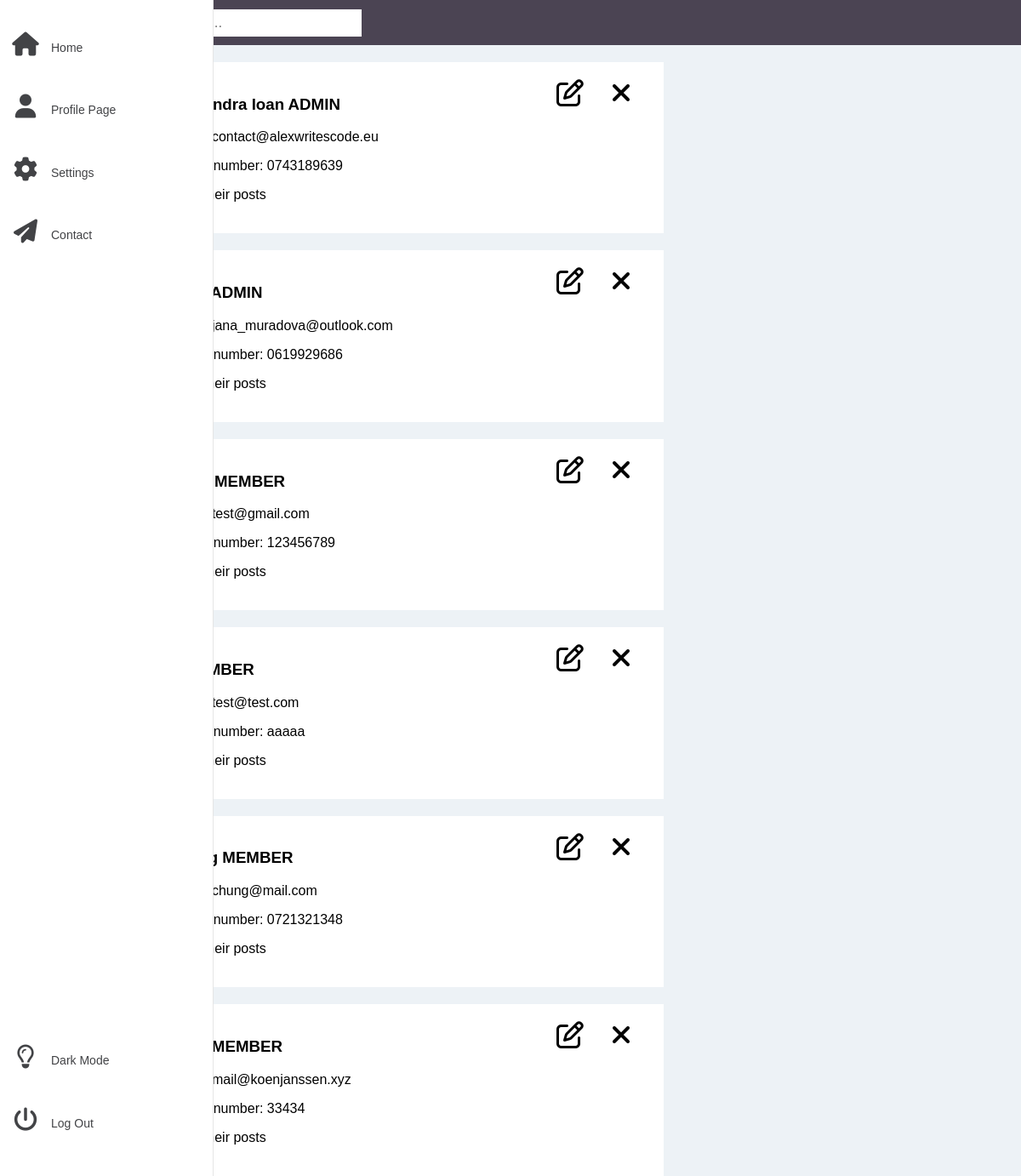
Screenshot of /views/adminUsersView.php with the database file from the repository.
### tables this page shows
CREATE TABLE `users` (
  `Id` int(5) NOT NULL,
  `Name` varchar(30) NOT NULL,
  `Email` varchar(30) NOT NULL,
  `Number` varchar(15) NOT NULL,
  `Password` varchar(10) NOT NULL,
  `Type` text NOT NULL
);

### model/dbh.class.php (called while the page is built)
<?php
class Dbh {
    private $host = 'remotemysql.com';
    private $user = 'jBpfdZcUF7';
    private $pwd = 'g8BqbMJpQR';
    private $dbName = 'jBpfdZcUF7';
    protected function connect() {
        $conn = new PDO("mysql:host=$this->host;dbname=$this->dbName", $this->user, $this->pwd);
        $conn->setAttribute(PDO::ATTR_ERRMODE, PDO::ERRMODE_EXCEPTION);
        return $conn;
    }
}

### model/user.class.php (called while the page is built, shortened)
<?php
class UserDB extends Dbh
{
    public function getUsers()
    {
        $sql = "SELECT * FROM users";
        $stmt = $this->connect()->query($sql);
        return $stmt;
    }
}

### views/adminUsersView.php (the view, shortened to what this page needs)
<?php
require_once("../templates/menu.php");
$userObj = new UserDB();
$userObj = $userObj->getUsers();
?>
<html>
<body class="light-theme" id="data-div">
  <div class="a-row">
    <div class="a-left">
      <?php foreach ($userObj as $user) : ?>
        <div class="a-card">
          <div class="postFunctions">
            <?php
              echo '<a href="editUsers.php?id=' . $user['Id'] . '"><i class="fa fa-edit fa-2x"></i></a>';
              echo '<a onclick="deleteUser(' . $user['Id'] . ')"><i class="fa fa-times fa-2x"></i></a>';
              ?>
          </div>
          <h3><?php echo $user['Name']; echo " "; echo $user['Type'] ?></h3>
          <p>Email: <?php echo $user['Email'] ?></p>
          <p>Phone number: <?php echo $user['Number'] ?></p>
          <?php echo '<p><a href="profilePage.php?user=' . $user['Id'] . '">View their posts</a></p>'; ?>
        </div>
      <?php endforeach ?>
</body>
</html>

### templates/menu.php (shortened to what this page needs)
<html>
<head>
  <link rel="stylesheet" href="../css/style.css" />
  <link rel="stylesheet" href="https://cdnjs.cloudflare.com/ajax/libs/font-awesome/4.7.0/css/font-awesome.min.css">
</head>
<body class="light-theme">
  <div clas="a-vertical-menu" id="myMenu">
    <nav class="main-menu" id="resp">
      <ul>
        <li>
          <a href="feedPage.php">
            <i class="fa fa-home fa-2x"></i>
            <span class="nav-text"> Home </span>
          </a>
        </li>
        <li class="has-subnav">
          <a href="profilePage.php">
            <i class="fa fa-user fa-2x"></i>
            <span class="nav-text"> Profile Page </span>
          </a>
        </li>
        <li>
          <a href="#">
            <i class="fa fa-gear fa-2x"></i>
            <span class="nav-text"> Settings </span>
          </a>
        </li>
        <li>
          <a href="../views/contact.php">
            <i class="fa fa-send fa-2x"></i>
            <span class="nav-text"> Contact </span>
          </a>
        </li>
      </ul>
      <ul class="logout">
        <li>
          <a onclick="dark()" href="javascript:void(0);">
            <i class="fa fa-lightbulb-o fa-2x" aria-hidden="true"></i>
            <span class="nav-text"> Dark Mode </span>
          </a>
        </li>
        <li><a onclick="logout()">
            <i class="fa fa-power-off fa-2x"></i>
            <span class="nav-text">Log Out </span>
          </a>
        </li>
      </ul>
    </nav>
  </div>
  <div class="topnav">
    <div class="a-search-bar">
      <input id="searchString" type="text" onkeypress="return searchKeyPress(event);" placeholder="Search.." />
    </div>
  </div>

### css/style.css (style rules this page uses)
.light-theme { --menu: white; --menuFont: #424346; --cards: #ffffff; --mainBg: #edf2f6; --fontColor: black; --topNav: #4b4453; }
* { transition: background-color 0.6s ease, color 1s ease; }
body { margin: 0; font-family: "Franklin Gothic Medium", "Arial Narrow", Arial, sans-serif; background-color: var(--mainBg); }
a { text-decoration: none; color: var(--fontColor); cursor: pointer; }
.a-left { position: relative; float: left; width: 50%; left: 15%; }
.a-card { background-color: var(--cards); padding: 20px; margin-top: 20px; color: var(--fontColor); }
.a-row:after { content: ""; display: table; clear: both; }
.a-search-bar input[type="text"] { padding: 6px; border: none; margin-top: 8px; font-size: 17px; }
.fa-2x { font-size: 2em; }
.fa,.fas { position: relative; display: table-cell; width: 60px; height: 36px; text-align: center; vertical-align: middle; font-size: 20px; }
.main-menu { background: var(--menu); border-right: 1px solid #e5e5e5; position: absolute; top: 0; bottom: 0; height: 100%; left: 0; width: 60px; overflow: hidden; transition: width 1s; z-index: 9000; }
.main-menu ul { margin: 7px 0; }
.main-menu li { position: relative; display: block; width: 250px; }
.main-menu li a { margin-bottom: 15%; position: relative; display: table; border-collapse: collapse; border-spacing: 0; color: var(--menuFont); font-family: arial; font-size: 14px; margin-top: 15%; text-decoration: none; transition: width 0.1s; }
.main-menu .nav-text { position: relative; display: table-cell; vertical-align: middle; width: 190px; }
.main-menu ul.logout { position: absolute; left: 0; bottom: 0; }
nav ul, nav li { outline: 0; margin: 0; padding: 0; }
#myMenu { position: fixed; height: 100%; z-index: 9999 !important; }
.topnav { background-color: #4b4453; width: 100%; top: 0; overflow: hidden; float: right; }
.topnav .a-search-bar { position: relative; left: 16%; padding: 3px 0 10px 0; border: none; font-size: 17px; }
.postFunctions { float: right; }
.postFunctions a { text-decoration: none; color: var(--fontColor); cursor: pointer; }

### rows the page displays
users: Name "Alexandra Ioan", Type "ADMIN", Email "contact@alexwritescode.eu", Number "0743189639"
users: Type "ADMIN", Email "jana_muradova@outlook.com", Number "0619929686"
users: Type "MEMBER", Email "test@gmail.com", Number "123456789"
users: Type "MEMBER", Email "test@test.com", Number "aaaaa"
users: Type "MEMBER", Email "chung@mail.com", Number "0721321348"
users: Type "MEMBER", Email "mail@koenjanssen.xyz", Number "33434"
